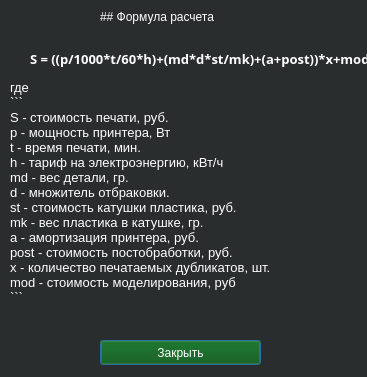
<?xml version="1.0" encoding="UTF-8"?>
<ui version="4.0">
 <class>Formula</class>
 <widget class="QDialog" name="Formula">
<property name="styleSheet">
  <string notr="true">
    background-color: rgb(42, 45, 46);
    color: white; 
  </string>
</property>
  <property name="geometry">
   <rect>
    <x>0</x>
    <y>0</y>
    <width>367</width>
    <height>377</height>
   </rect>
  </property>
  <property name="windowTitle">
   <string>Формула расчета</string>
  </property>
  <property name="windowIcon">
   <iconset>
    <normaloff>img/logo-1.png</normaloff>img/logo-1.png</iconset>
  </property>
  <widget class="QLabel" name="label">
   <property name="geometry">
    <rect>
     <x>100</x>
     <y>10</y>
     <width>171</width>
     <height>41</height>
    </rect>
   </property>
   <property name="font">
    <font>
     <pointsize>9</pointsize>
    </font>
   </property>
   <property name="styleSheet">
    <string notr="true">color: white;</string> 
   </property>
   <property name="text">
    <string>## Формула расчета</string>
   </property>
   <property name="textFormat">
    <enum>Qt::MarkdownText</enum>
   </property>
   <property name="alignment">
    <set>Qt::AlignLeading|Qt::AlignLeft|Qt::AlignTop</set>
   </property>
  </widget>
  <widget class="QLabel" name="label_2">
   <property name="geometry">
    <rect>
     <x>30</x>
     <y>50</y>
     <width>341</width>
     <height>21</height>
    </rect>
   </property>
   <property name="font">
    <font>
     <family>Sans Serif</family>
     <pointsize>10</pointsize>
     <bold>true</bold>
     <kerning>false</kerning>
    </font>
   </property>
   <property name="autoFillBackground">
    <bool>false</bool>
   </property>
   <property name="text">
    <string>S = ((p/1000*t/60*h)+(md*d*st/mk)+(a+post))*x+mod</string>
   </property>
   <property name="textFormat">
    <enum>Qt::MarkdownText</enum>
   </property>
   <property name="scaledContents">
    <bool>true</bool>
   </property>
   <property name="alignment">
    <set>Qt::AlignLeading|Qt::AlignLeft|Qt::AlignTop</set>
   </property>
   <property name="wordWrap">
    <bool>false</bool>
   </property>
  </widget>
  <widget class="QLabel" name="label_3">
   <property name="geometry">
    <rect>
     <x>10</x>
     <y>80</y>
     <width>341</width>
     <height>281</height>
    </rect>
   </property>
   <property name="font">
    <font>
     <pointsize>10</pointsize>
    </font>
   </property>
   <property name="text">
    <string>где
```
S - стоимость печати, руб.
p - мощность принтера, Вт
t - время печати, мин.
h - тариф на электроэнергию, кВт/ч
md - вес детали, гр.
d - множитель отбраковки.
st - стоимость катушки пластика, руб.
mk - вес пластика в катушке, гр.
a - амортизация принтера, руб.
post - стоимость постобработки, руб.
х - количество печатаемых дубликатов, шт.
mod - стоимость моделирования, руб
```</string>
   </property>
   <property name="textFormat">
    <enum>Qt::MarkdownText</enum>
   </property>
   <property name="scaledContents">
    <bool>false</bool>
   </property>
   <property name="alignment">
    <set>Qt::AlignLeading|Qt::AlignLeft|Qt::AlignTop</set>
   </property>
   <property name="wordWrap">
    <bool>true</bool>
   </property>
  </widget>
  <widget class="QPushButton" name="pushButton">
   <property name="geometry">
    <rect>
     <x>100</x>
     <y>340</y>
     <width>161</width>
     <height>25</height>
    </rect>
   </property>
   <property name="styleSheet">
    <string notr="true">background-color: rgb(0, 80, 0);</string>
   </property>
   <property name="text">
    <string>Закрыть</string>
   </property>
  </widget>
 </widget>
 <resources/>
 <connections/>
</ui>
